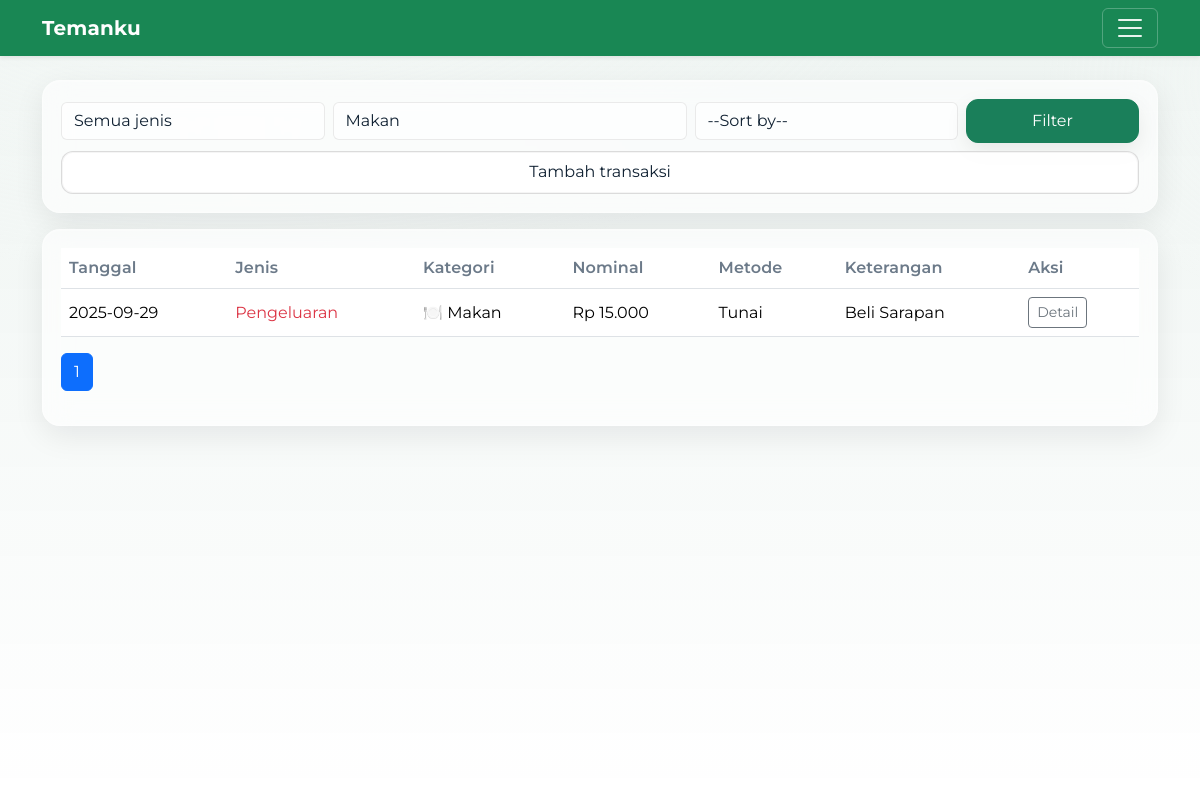
Screenshot of /history?category_id=5 (signed in) with the database file from the repository.
### tables this page shows
CREATE TABLE transactions (
  id INTEGER PRIMARY KEY AUTOINCREMENT,
  user_id INTEGER NOT NULL,
  date TEXT NOT NULL,                      -- YYYY-MM-DD
  type TEXT CHECK(type IN ('income','expense')) NOT NULL,
  category_id INTEGER NOT NULL,
  amount REAL NOT NULL,
  source_or_payee TEXT,
  account TEXT,
  notes TEXT,
  FOREIGN KEY (user_id) REFERENCES users(id),
  FOREIGN KEY (category_id) REFERENCES categories(id)
);

CREATE TABLE categories (
  id INTEGER PRIMARY KEY AUTOINCREMENT,
  user_id INTEGER NOT NULL,
  type TEXT CHECK(type IN ('income','expense')) NOT NULL,
  name TEXT NOT NULL, emoji TEXT,
  UNIQUE(user_id, type, name),
  FOREIGN KEY (user_id) REFERENCES users(id)
);

### app.py (the view)
@app.get("/history")
@login_required
def history():
    q_type = (request.args.get("type") or "").strip()
    q_cat  = (request.args.get("category_id") or "").strip()
    q_sort_raw = (request.args.get("sort") or "").strip()
    order_map = {
        "date_desc":        "t.date DESC, t.id DESC",
        "date_asc":         "t.date ASC, t.id ASC",
        "amount_desc":      "t.amount DESC, t.id DESC",
        "amount_asc":       "t.amount ASC, t.id ASC",
        "category_asc":     "c.name ASC, t.date DESC, t.id DESC",
        "category_desc":    "c.name DESC, t.date DESC, t.id DESC",
        "payment_asc":      "t.account ASC, t.date DESC, t.id DESC",
        "payment_desc":     "t.account DESC, t.date DESC, t.id DESC",
        "type_income_first":  "CASE WHEN t.type='income' THEN 0 ELSE 1 END, t.date DESC, t.id DESC",
        "type_expense_first": "CASE WHEN t.type='expense' THEN 0 ELSE 1 END, t.date DESC, t.id DESC",
    }
    q_sort = q_sort_raw if q_sort_raw in order_map else ""
    order_sql = order_map.get(q_sort or "date_desc")
    if q_type not in ("income", "expense"):
        q_type = ""
    if q_cat and not str(q_cat).isdigit():
        q_cat = ""
    per = 20
    try:
        page = int(request.args.get("page", "1"))
    except ValueError:
        page = 1
    page = max(1, page)
    where = ["t.user_id=?"]
    params = [current_user.id]
    if q_type:
        where.append("t.type=?"); params.append(q_type)
    if q_cat:
        where.append("t.category_id=?"); params.append(int(q_cat))
    where_clause = " AND ".join(where)
    with db() as con:
        total = con.execute(
            f"SELECT COUNT(*) AS n FROM transactions t WHERE {where_clause}",
            params
        ).fetchone()["n"]
    pages = max(1, (total + per - 1) // per)
    if page > pages:
        page = pages
    offset = (page - 1) * per
    with db() as con:
        cats = con.execute(
            "SELECT id, type, name FROM categories WHERE user_id=? ORDER BY type, name",
            (current_user.id,)
        ).fetchall()
        rows = con.execute(
            f"""
            SELECT
                t.*,
                COALESCE(c.name, '-') AS category,
                c.emoji AS category_emoji,
                t.source_or_payee AS keterangan,
                t.account AS payment_method
            FROM transactions t
            LEFT JOIN categories c ON c.id = t.category_id
            WHERE {where_clause}
            ORDER BY {order_sql}
            LIMIT ? OFFSET ?
            """,
            (*params, per, offset)
        ).fetchall()
    return render_template(
        "history.html",
        rows=[dict(r) for r in rows],
        categories=[dict(c) for c in cats],
        q_type=q_type,
        q_cat=q_cat,
        q_sort=q_sort,
        page=page,
        pages=pages,
        title="Riwayat",
    )

### app.py (called while the page is built)
def db():
    conn = sqlite3.connect(APP_DB, timeout=5.0)
    conn.row_factory = sqlite3.Row
    conn.execute("PRAGMA busy_timeout = 5000")
    return conn

@login_manager.user_loader
def load_user(user_id):
    with db() as con:
        row = con.execute("SELECT * FROM users WHERE id=?", (user_id,)).fetchone()
        return User(row) if row else None

def money(x):
    return f"Rp {x:,.0f}".replace(",", ".")

def type_label(val: str) -> str:
    if val == 'income':
        return 'Pemasukan'
    if val == 'expense':
        return 'Pengeluaran'
    return val or ''

### templates/history.html (shortened to what this page needs)
{% extends "base.html" %}
{% block content %}
<div class="card-soft mb-3">
  <form id="historyFilter" class="row g-2 align-items-center" method="get" novalidate>
    <div class="col-12 col-md-3">
      <select class="form-select" name="type" id="typeFilter" aria-label="Filter jenis">
        <option value="">Semua jenis</option>
      </select>
    </div>
    <div class="col-12 col-md-4">
      <select class="form-select" name="category_id" id="catFilter" aria-label="Filter kategori">
        <option value="">Semua kategori</option>
      </select>
    </div>
    <div class="col-12 col-md-3">
      <select class="form-select" name="sort" aria-label="Sort by">
        <option value="" disabled {{ '' if q_sort else 'selected' }}>--Sort by--</option>
      </select>
    </div>
    <div class="col-12 col-md-2">
      <button type="submit" class="btn btn-primary w-100">Filter</button>
    </div>
    <div class="col-12">
      <a class="btn btn-outline-secondary w-100" href="{{ url_for('add_form') }}">
        Tambah transaksi
      </a>
    </div>
  </form>
</div>
<div class="card-soft">
  <div class="table-responsive">
    <table class="table table-hover align-middle table-stacked">
      <thead>
        <tr>
          <th scope="col">Tanggal</th>
          <th scope="col">Jenis</th>
          <th scope="col">Kategori</th>
          <th scope="col">Nominal</th>
          <th scope="col" class="d-none d-md-table-cell">Metode</th>
          <th scope="col" class="d-none d-md-table-cell">Keterangan</th>
          <th scope="col">Aksi</th>
        </tr>
      </thead>
      <tbody>
        {% for r in rows %}
          <tr>
            <td data-label="Tanggal">{{ r.date }}</td>
            <td data-label="Jenis" class="{{ 'text-danger' if r.type=='expense' else 'text-success' }}">{{ r.type | type_label }}</td>
            <td data-label="Kategori">{{ (r.category_emoji ~ ' ') if r.category_emoji else '' }}{{ r.category }}</td>
            <td data-label="Nominal">{{ r.amount|money }}</td>
            <td class="d-none d-md-table-cell" data-label="Metode">{{ r.payment_method }}</td>
            <td class="d-none d-md-table-cell" data-label="Keterangan">{{ r.keterangan }}</td>
            <td class="text-nowrap action-cell">
              <button type="button"
                      class="btn btn-sm btn-outline-secondary"
                      data-bs-toggle="modal"
                      data-bs-target="#txModal"
                      data-id="{{ r.id }}"
                      data-date="{{ r.date }}"
                      data-type="{{ r.type }}"
                      data-category="{{ r.category }}"
                      data-amount="{{ r.amount|money }}"
                      data-payment="{{ r.payment_method }}"
                      data-notes="{{ (r.keterangan or '-')|e }}"
                      data-note="{{ (r.notes or '-')|e }}"
                      data-edit="{{ url_for('edit_form', trx_id=r.id) }}"
                      data-delete="{{ url_for('delete_trx', trx_id=r.id) }}">
                Detail
              </button>
            </td>
          </tr>
        {% endfor %}
      </tbody>
    </table>
  </div>
  <nav aria-label="Navigasi halaman riwayat">
    <ul class="pagination">
      {% for i in range(1, pages+1) %}
        <li class="page-item {{ 'active' if i==page else '' }}">
          {% if q_sort %}
            <a class="page-link"
               href="{{ url_for('history', page=i, type=q_type, category_id=q_cat, sort=q_sort) }}">{{ i }}</a>
          {% else %}
            <a class="page-link"
               href="{{ url_for('history', page=i, type=q_type, category_id=q_cat) }}">{{ i }}</a>
          {% endif %}
        </li>
      {% endfor %}
    </ul>
  </nav>
</div>
{% endblock %}

### static/style.css (style rules this page uses)
:root { --bg:#0f5132; --page:#e9eef6; --card:rgba(255,255,255,.6); --text:#102132; --muted:#6c7a89; --primary:#1a7f5a; --ring:rgba(26,127,90,.35); --glass-border:rgba(255,255,255,.32); --chart-bar:45, 156, 219; }
* { scroll-behavior:smooth }
body { background:var(--page); color:var(--text); font-family: "Montserrat", system-ui, -apple-system, "Segoe UI", Roboto, "Helvetica Neue", Arial, "Noto Sans", "Apple Color Emoji","Segoe UI Emoji","Segoe UI Symbol", sans-serif; font-feature-settings: "cv01","cv02"; }
.btn { transition:transform .15s ease, box-shadow .2s ease }
.btn-primary { background:var(--primary);border-color:var(--primary) }
.form-control,.form-select { background:rgba(255,255,255,.65);color:var(--text); border:1px solid rgba(0,0,0,.08) }
.table>thead th { color:var(--muted);font-weight:600;letter-spacing:.01em }
.card-soft { background:var(--card); border:1px solid var(--glass-border); border-radius:18px; padding:18px; box-shadow: 0 10px 30px rgba(10,14,29,.08), inset 0 1px 0 rgba(255,255,255,.25); backdrop-filter: blur(14px); -webkit-backdrop-filter: blur(14px); transition:transform .25s ease, box-shadow .25s ease, border-color .25s ease; }
body { font-family: "Montserrat", system-ui, -apple-system, Segoe UI, Roboto, Arial, sans-serif; }
@media (min-width: 768px) { #historyFilter .btn { padding:.55rem 1rem; border-radius:14px; } }
@media (min-width: 768px) { #historyFilter .btn-primary { box-shadow:0 8px 22px rgba(0,0,0,.08); } }
@media (min-width: 768px) { #historyFilter .btn-outline-secondary { background:transparent; border-color:var(--glass-border); } }
@media (min-width: 768px) { #historyFilter .btn { padding: .55rem 1.1rem; border-radius: 12px; } }
#historyFilter .btn-outline-secondary { background: rgba(255,255,255,.88); color: var(--text); border: 1.5px solid color-mix(in srgb, var(--text) 14%, transparent); border-color: rgba(0,0,0,.14); border-radius: 12px; box-shadow: inset 0 0 0 1px rgba(0,0,0,.04); transition: background .2s ease, color .2s ease, border-color .2s ease, box-shadow .2s ease, transform .1s ease; }

### rows the page displays
transactions: date "2025-09-29", type|type_label "Pengeluaran", category "Makan", amount "Rp 15.000", payment_method "Tunai", keterangan "Beli Sarapan"
categories: emoji "🍽️"

### other values shown
{{ i }} "1"
